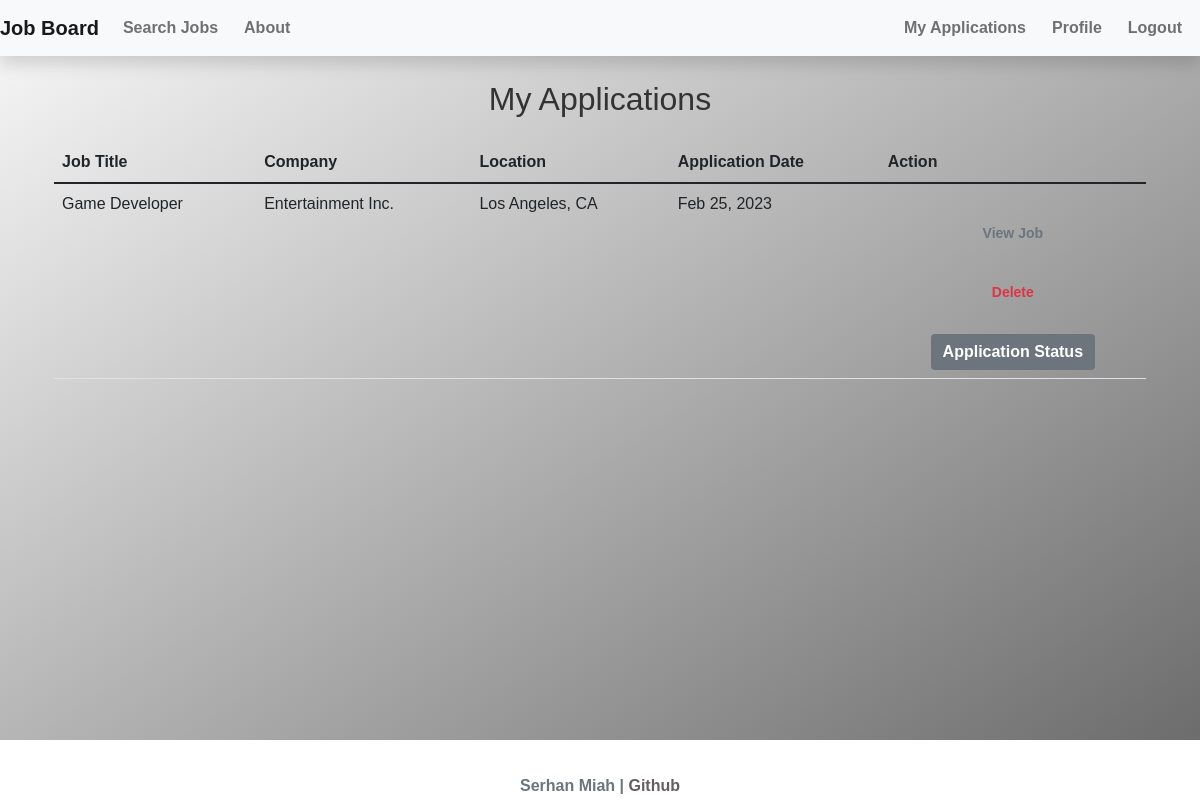
Before: /my_applications (signed in) with the older database file.
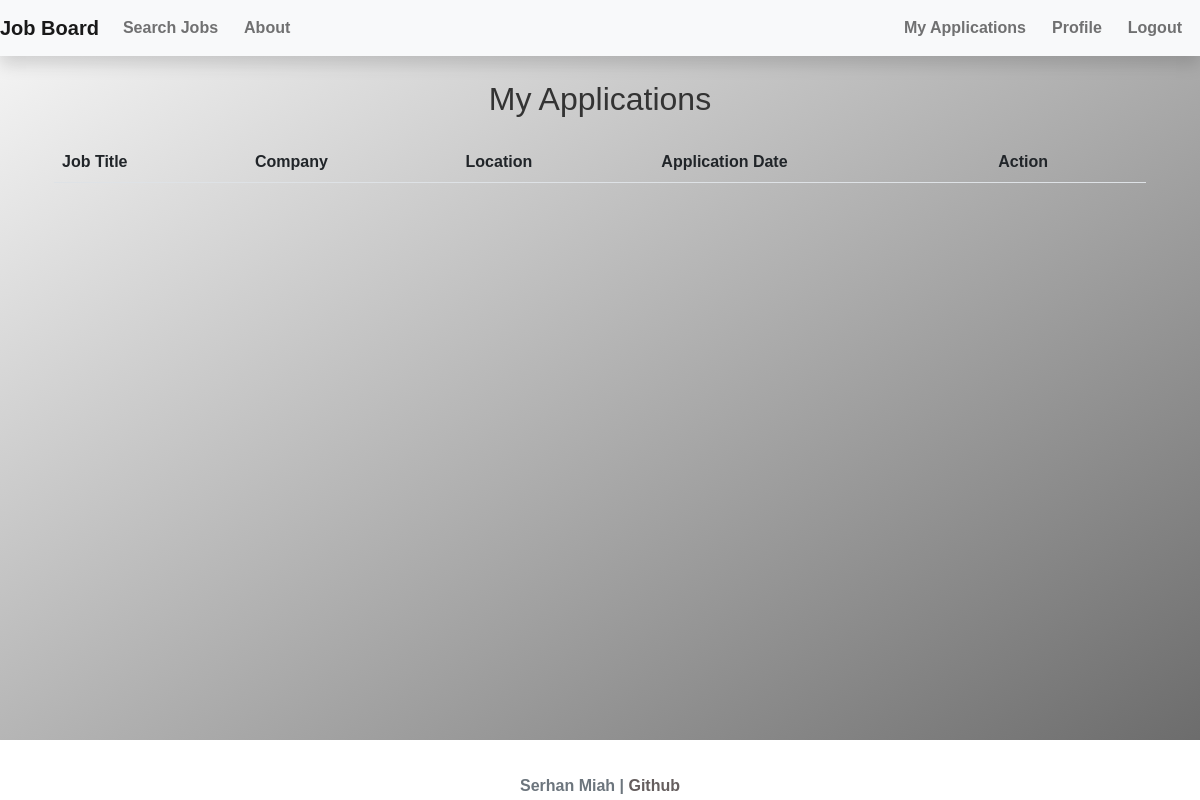
After: the same page with the newer database file.
### project/models.py (models this page shows, shortened)
class Application(db.Model):
    id = db.Column(db.Integer, primary_key=True)
    name = db.Column(db.String(255), nullable=False)
    email = db.Column(db.String(255), nullable=False)
    phone = db.Column(db.String(255), nullable=False)
    resume = db.Column(db.String(255), nullable=False)
    date_applied = db.Column(db.DateTime, nullable=False, default=datetime.utcnow)
    job_id = db.Column(db.Integer, db.ForeignKey('job.id'), nullable=False)
    user_id = db.Column(db.Integer, db.ForeignKey('user.id'), nullable=False)
    user = db.relationship('User', backref='applications')

class Job(db.Model):
    id = db.Column(db.Integer, primary_key=True)
    title = db.Column(db.String(100), nullable=False)
    company = db.Column(db.String(100), nullable=False)
    description = db.Column(db.String(1000), nullable=False)
    location = db.Column(db.String(100), nullable=False)
    salary_min = db.Column(db.Integer)
    salary_max = db.Column(db.Integer)
    date_posted = db.Column(db.DateTime, nullable=False, default=datetime.utcnow)
    is_active = db.Column(db.Boolean, nullable=False, default=True)
    applicants = db.relationship('Application', backref='job', lazy=True)

### project/applicants/routes.py (the view)
@applicants_bp.route('/my_applications')
@login_required
def my_applications():
    applications = Application.query.filter_by(user_id=current_user.id).all()
    return render_template('my_applications.html', applications=applications)

### project/models.py (called while the page is built)
@login_manager.user_loader
def load_user(user_id):
    return User.query.get(int(user_id))

### project/templates/my_applications.html (shortened to what this page needs)
{% extends "base.html" %}
{% block content %}
<div class="container mt-4">
  <h2 class="text-center mb-4">My Applications</h2>
  <table class="table">
    <thead class="table-header">
      <tr>
        <th class="header-cell">Job Title</th>
        <th class="header-cell">Company</th>
        <th class="header-cell">Location</th>
        <th class="header-cell">Application Date</th>
        <th class="header-cell">Action</th>
      </tr>
    </thead>
    <tbody>
      {% for application in applications %}
      <tr>
        <td>{{ application.job.title }}</td>
        <td>{{ application.job.company }}</td>
        <td>{{ application.job.location }}</td>
        <td>{{ application.date_applied.strftime('%b %d, %Y') }}</td>
        <td>
          <div class="text-center mt-4">
            <a href="{{ url_for('job_board.job_detail', job_id=application.job.id) }}" class="btn btn-sm btn-outline-secondary">View Job</a>
          </div>
          <form action="{{ url_for('applicants.delete_application', application_id=application.id) }}" method="post" onsubmit="return confirm('Are you sure you want to delete this application?')">
            <div class="text-center mt-4">
            <button type="submit" class="btn btn-sm btn-outline-danger">Delete</button>
            </div>
          </form>
          <div class="text-center mt-4">
            <a href="{{ url_for('applicants.application_list') }}" class="btn btn-secondary ml-2">Application Status</a>
          </div>
        </td>
      </tr>
      {% endfor %}
    </tbody>
  </table>
</div>
{% endblock %}

### project/templates/base.html (shortened to what this page needs)
<!DOCTYPE html>
<html>
  <head>
    <link rel="stylesheet" href="{{ url_for('static', filename='css/bootstrap.min.css') }}">
    <link rel="stylesheet" href="{{ url_for('static', filename='style.css') }}">
  </head>
  <body>
    <nav class="navbar navbar-expand-lg navbar-light bg-light">
      <a class="navbar-brand" href="{{ url_for('job_board.index') }}">Job Board</a>
      <div class="collapse navbar-collapse" id="navbarNav">
        <ul class="navbar-nav mr-auto">
          <li class="nav-item">
            <a class="nav-link" href="{{ url_for('job_board.search') }}">Search Jobs</a>
          </li>
          <li class="nav-item">
            <a class="nav-link" href="{{ url_for('main.about') }}">About</a>
          </li>
        </ul>
        <ul class="navbar-nav ml-auto">
          {% if current_user.is_authenticated %}
            <li class="nav-item">
              <a class="nav-link" href="{{ url_for('applicants.my_applications') }}">My Applications</a>
            </li>
            <li class="nav-item">
              <a class="nav-link" href="{{ url_for('users.account') }}">Profile</a>
            </li>
            <li class="nav-item">
              <a class="nav-link" href="{{ url_for('users.logout') }}">Logout</a>
            </li>
          {% endif %}
        </ul>
      </div>
    </nav>
    <main class="container my-4">
      {% block content %}{% endblock %}
    </main>
    <footer class="footer mt-auto py-3">
      <div class="container text-center">
        <span class="text-muted">Serhan Miah | <a href="https://github.com/SerhanMiah" target="_blank">Github</a></span>
      </div>
    </footer>
  </body>
</html>

### project/static/style.css (style rules this page uses)
:root { --font-size-base: 16px; --line-height-base: 1.5; }
body { font-family: sans-serif; font-size: var(--font-size-base); line-height: var(--line-height-base); background: linear-gradient(to bottom right, #f9f9f9, #676767); color: #333; height: 100vh; }
a { color: #007bff; text-decoration: none; }
.navbar { background-color: #fff; box-shadow: 0 0.5rem 1rem rgba(0, 0, 0, 0.15); }
.navbar-brand, .navbar-nav .nav-link { color: #333; font-weight: 600; transition: all 0.2s ease-in-out; }
.navbar-nav { display: flex; justify-content: space-between; align-items: center; }
.navbar-nav li { margin-right: 10px; }
.navbar-nav .nav-link { padding: 0 10px; }
.navbar-nav.ml-auto { margin-left: auto; }
.footer { position: fixed; bottom: 0; width: 100%; height: 60px; line-height: 60px; background-color: #ffffff; color: #fff; font-weight: bold; left: 0; right: 0; margin: auto; }
.footer a { color: #655e5e; }
table { border-collapse: collapse; width: 100%; }
th, td { text-align: left; padding: 8px; }
th { background-color: #ddd; }

Changed rows visible on the page:
removed Application: job "Game Developer", job.company "Entertainment Inc.", job.location "Los Angeles, CA", date_applied "Feb 25, 2023"
